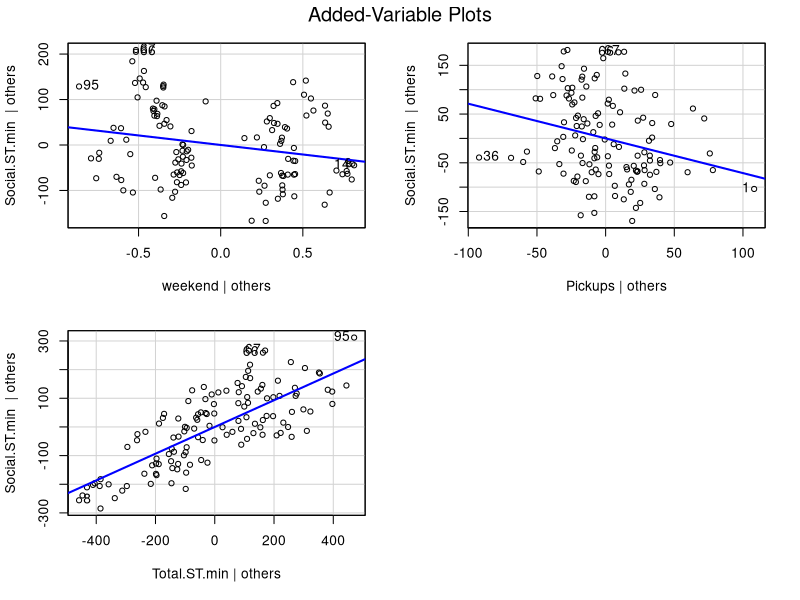

Write the R code that produced this figure. (Note: this script raises an error after producing the figure.)
library(readxl)
library(tidyverse)
library(car)

ST00_ps = read_excel(path= "Screen Time_Hengde.xlsx",
                     col_types = c("date" , "text" , "numeric", "text", "numeric", "numeric", "date"))



ST00_ps_yuan = read_excel(path= "ScreenTime_Yuan.xlsx",
                          col_types = c("date"  , "numeric", "numeric","date", "numeric" ))


ST00_ps_cw = read.csv("screen time scw.csv")
ST00_ps_cw <- ST00_ps_cw[,-1]

colnames(ST00_ps_cw) <- c("Date", "Total.ST","Total.ST.min",
                          "Social.ST", "Social.ST.min","Pickups","Pickup.1s",
                          "if_weekend","Prop.ST","Duration")
colnames(ST00_ps_yuan) <- c("Date", "Total.ST.min", "Social.ST.min","Pickups.1s","Pickups",
                            "weekdays","if_weekend")

ST00_ps$Prop.ST <- ST00_ps$Social.ST.min/ST00_ps$Total.ST.min
ST00_ps$Duration <- ST00_ps$Total.ST.min/ST00_ps$Pickups
ST00_ps$weekday = weekdays(ST00_ps$Date , abbreviate = T)
ST00_ps = ST00_ps %>% mutate ( if_weekend = weekday %in% c("Sun", "Sat"))
ST00_ps_yuan$weekday = weekdays(ST00_ps_yuan$Date , abbreviate = T)
ST00_ps_yuan = ST00_ps_yuan %>% mutate ( if_weekend = weekday %in% c("Sun", "Sat"))



# Check column names
colnames(ST00_ps_cw)
colnames(ST00_ps)
colnames(ST00_ps_yuan)


# Summary Statistics for Hengde Ouyang

X_ho <- model.matrix(Social.ST.min~if_weekend+Pickups+Total.ST.min,data = ST00_ps)
y_ho <- ST00_ps$Social.ST.min
SSX_ho <- t(X_ho)%*%X_ho
SSY_ho <- t(y_ho)%*%y_ho
SSXY_ho <-  t(X_ho)%*%y_ho



# Summary Statistics for Yuan Feng

X_yf <- model.matrix(Social.ST.min ~if_weekend+Pickups+Total.ST.min,data = ST00_ps_yuan)
y_yf <- ST00_ps_yuan$Social.ST.min 
SSX_yf <- t(X_yf)%*%X_yf
SSY_yf <- t(y_yf)%*%y_yf
SSXY_yf <-  t(X_yf)%*%y_yf


# Summary Statistics for Congwei Shi

X_cw <- model.matrix(Social.ST.min~if_weekend+Pickups+Total.ST.min,data = ST00_ps_cw)
y_cw <- ST00_ps_cw$Social.ST.min 
SSX_cw <- t(X_cw)%*%X_cw
SSY_cw <- t(y_cw)%*%y_cw
SSXY_cw <-  t(X_cw)%*%y_cw



# Calculate Beta and Sigma


n = dim(ST00_ps)[1]+dim(ST00_ps_cw)[1]+dim(ST00_ps_yuan)[1]
p = dim(X_ho)[2]
sum_SSX <- SSX_cw+SSX_ho+SSX_yf
sum_SSXY <- SSXY_cw+SSXY_ho+SSXY_yf
sum_SSY <- SSY_cw+SSY_ho+SSY_yf
BETA <- solve(sum_SSX)%*%(sum_SSXY)
SIGMA <- sqrt((((sum_SSY)-2*t(BETA)%*%(sum_SSXY)+t(BETA)%*%(sum_SSX)%*%BETA)/(n-p)))


# T-test

SE_BETA <- c(SIGMA)*sqrt(diag(solve(sum_SSX)))
BETA/SE_BETA
qt(0.975,n-p)


# AIC/RSS

RSS <- sum_SSY-2*t(BETA)%*%(sum_SSXY)+t(BETA)%*%(sum_SSX)%*%BETA
y_all <- c(y_ho,y_yf,y_cw)
TSS <- sum((y_all-mean(y_all))^2) 
R2_a <- 1- (RSS/(n-p))/(TSS/(n-1))
AIC <- n*log(RSS)+2*p



# Comfirmation Analysis


X_all <- rbind(X_ho,X_yf,X_cw)
combined_data <- data.frame(weekend=X_all[,2],
                            Pickups=X_all[,3],
                            Total.ST.min = X_all[,4],
                            Social.ST.min = y_all)
all.fit <- lm(Social.ST.min~weekend+Pickups+Total.ST.min,data=combined_data)
summary(all.fit)

BETA
SE_BETA








# Testing LINE

## Testing L

avPlots(all.fit)


## Testing I

plot(1:length(res),res,xlab = "index",ylab = "Residuals")
# Independent assumption seems to be violated


## Testing N

res <- all.fit$residuals
hist(res,main = "Histogram of residuals",xlab = "Residuals")
qqPlot(res,ylab = "Residuals")


## Testing E

residualPlots(all.fit,type="response")



